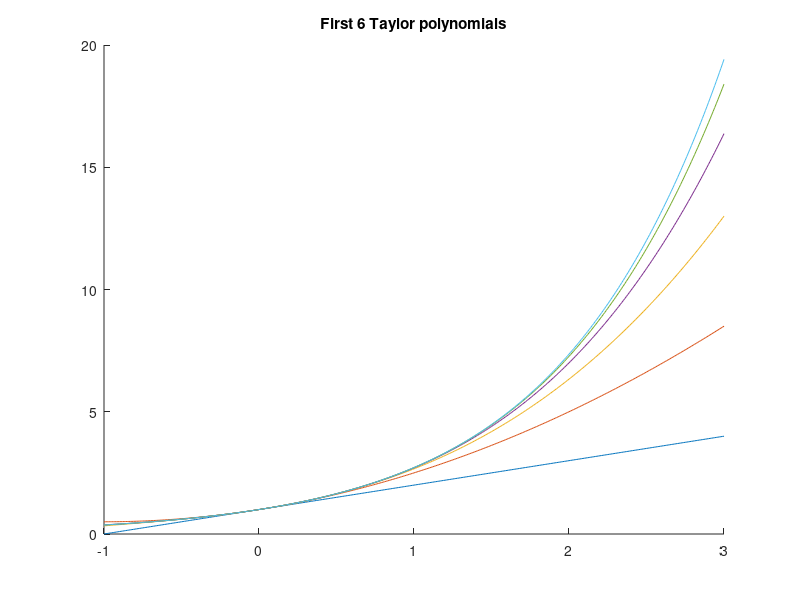

Source code (MATLAB):
x = -1:0.01:3;
x0=0;
hold on;
t=exp(x0);
S=1;

for i = 1:6
  t = t .* (x-x0)/i;
  S=S+t;
  plot(x,S);
end

title('First 6 Taylor polynomials');
